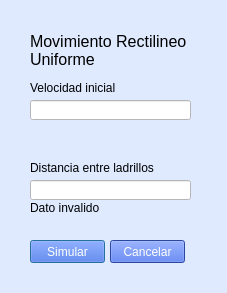
<?xml version="1.0" encoding="UTF-8"?>
<ui version="4.0">
 <class>DialogMur</class>
 <widget class="QDialog" name="DialogMur">
  <property name="geometry">
   <rect>
    <x>0</x>
    <y>0</y>
    <width>227</width>
    <height>293</height>
   </rect>
  </property>
  <property name="windowTitle">
   <string>Mur</string>
  </property>
  <property name="styleSheet">
   <string notr="true">background-color: #DFEAFF;</string>
  </property>
  <widget class="QLabel" name="label">
   <property name="geometry">
    <rect>
     <x>30</x>
     <y>80</y>
     <width>111</width>
     <height>16</height>
    </rect>
   </property>
   <property name="text">
    <string>Velocidad inicial</string>
   </property>
  </widget>
  <widget class="QLineEdit" name="inptVelocidadInicial">
   <property name="geometry">
    <rect>
     <x>30</x>
     <y>100</y>
     <width>161</width>
     <height>20</height>
    </rect>
   </property>
   <property name="styleSheet">
    <string notr="true">background-color: white;</string>
   </property>
  </widget>
  <widget class="QLabel" name="label_2">
   <property name="geometry">
    <rect>
     <x>30</x>
     <y>160</y>
     <width>131</width>
     <height>16</height>
    </rect>
   </property>
   <property name="text">
    <string>Distancia entre ladrillos</string>
   </property>
  </widget>
  <widget class="QLineEdit" name="inptDistanciaLadrillos">
   <property name="geometry">
    <rect>
     <x>30</x>
     <y>180</y>
     <width>161</width>
     <height>20</height>
    </rect>
   </property>
   <property name="styleSheet">
    <string notr="true">background-color: white;</string>
   </property>
  </widget>
  <widget class="QLabel" name="lblErrorDistanciaLadrillos">
   <property name="geometry">
    <rect>
     <x>30</x>
     <y>200</y>
     <width>131</width>
     <height>16</height>
    </rect>
   </property>
   <property name="text">
    <string>Dato invalido</string>
   </property>
  </widget>
  <widget class="QLabel" name="lblErrorVelocidadInicial">
   <property name="geometry">
    <rect>
     <x>30</x>
     <y>120</y>
     <width>131</width>
     <height>16</height>
    </rect>
   </property>
   <property name="text">
    <string/>
   </property>
  </widget>
  <widget class="QLabel" name="label_3">
   <property name="geometry">
    <rect>
     <x>30</x>
     <y>30</y>
     <width>161</width>
     <height>41</height>
    </rect>
   </property>
   <property name="font">
    <font>
     <pointsize>12</pointsize>
    </font>
   </property>
   <property name="text">
    <string>Movimiento Rectilineo Uniforme</string>
   </property>
   <property name="scaledContents">
    <bool>false</bool>
   </property>
   <property name="wordWrap">
    <bool>true</bool>
   </property>
  </widget>
  <widget class="QPushButton" name="btnSimular">
   <property name="geometry">
    <rect>
     <x>30</x>
     <y>240</y>
     <width>75</width>
     <height>23</height>
    </rect>
   </property>
   <property name="styleSheet">
    <string notr="true">background-color: #3D63DD;
color: white;</string>
   </property>
   <property name="text">
    <string>Simular</string>
   </property>
  </widget>
  <widget class="QPushButton" name="btnCancelar">
   <property name="geometry">
    <rect>
     <x>110</x>
     <y>240</y>
     <width>75</width>
     <height>23</height>
    </rect>
   </property>
   <property name="styleSheet">
    <string notr="true">background-color: #3D63DD;
color: white;</string>
   </property>
   <property name="text">
    <string>Cancelar</string>
   </property>
  </widget>
 </widget>
 <resources/>
 <connections/>
</ui>
